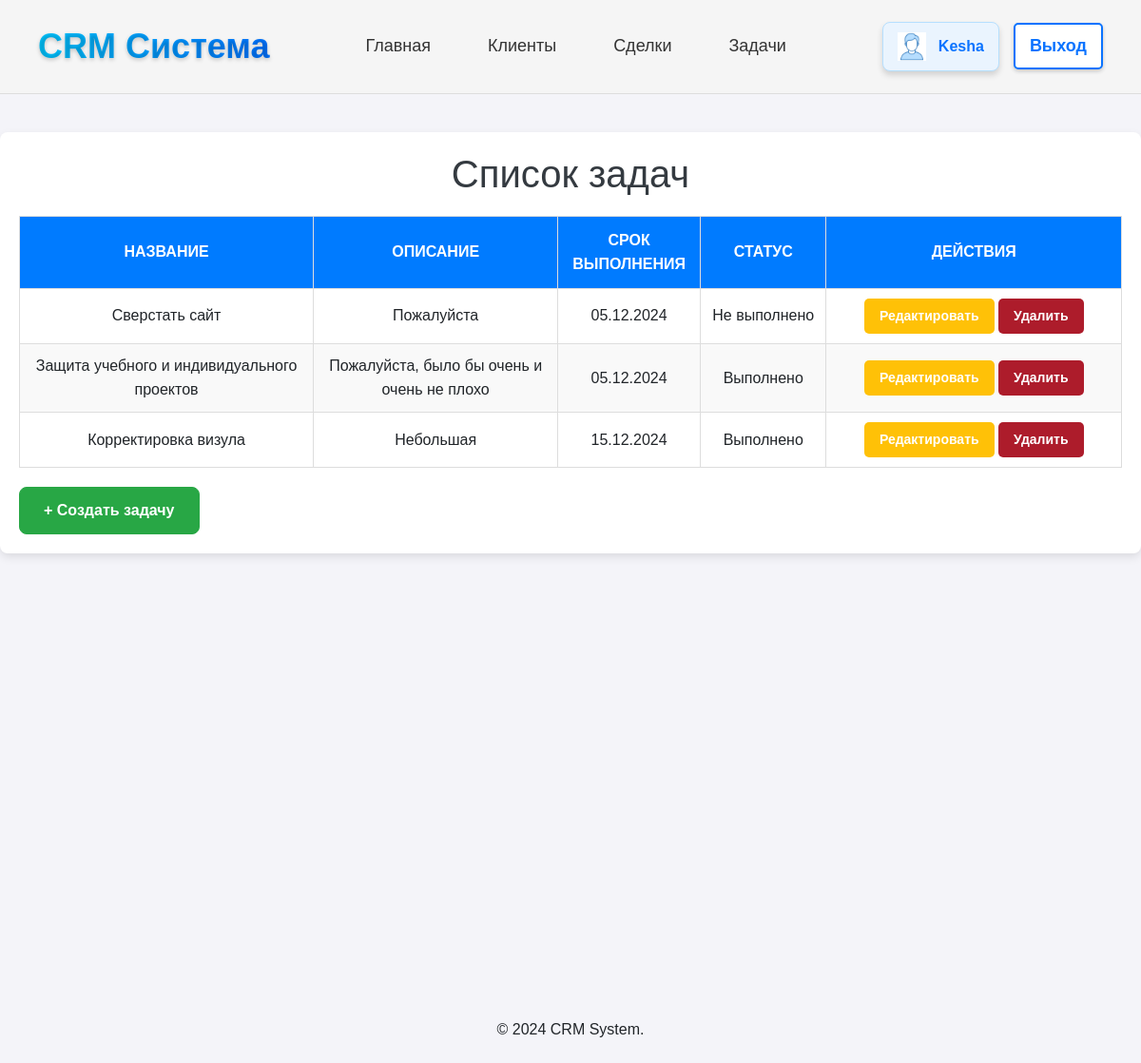
The app's page /task/ (signed in) with its own data.
### crm/models.py (models this page shows, shortened)
class Task(models.Model):
    title = models.CharField(default="", max_length=200, verbose_name="Название задачи")
    description = models.TextField(default="", blank=True, verbose_name="Описание")
    deadline = models.DateField( verbose_name="Срок выполнения")
    is_completed = models.BooleanField( verbose_name="Выполнена")

### crm/views.py (the view)
# urls.py: path('task/', views.task, name='task'),
def task(request):
    task = Task.objects.all()
    return render(request, 'crm/task.html', {'task': task})

### crm/templates/crm/task.html (shortened to what this page needs)
{% extends 'crm/base.html' %}
{% block content %}
<!DOCTYPE html>
<html lang="en">
<head>
</head>
<body>    <div class="container">
        <h1>Список задач</h1>
        <table>
            <thead>
                <tr>
                    <th>Название</th>
                    <th>Описание</th>
                    <th>Срок выполнения</th>
                    <th>Статус</th>
                    <th>Действия</th>
                </tr>
            </thead>
            <tbody>
                {% for task in task %}
                <tr>
                    <td>{{ task.title }}</td>
                    <td>{{ task.description }}</td>
                    <td>{{ task.deadline|date:"d.m.Y" }}</td>
                    <td>
                        {% if task.is_completed %}
                        Выполнено
                        {% else %}
                        Не выполнено
                        {% endif %}
                    </td>
                    <td>
                        <a href="{% url 'edit_task' task.id %}" class="btn btn-warning btn-sm">Редактировать</a>
                        <a href="{% url 'delete_task' task.id %}" onclick="return confirm('Вы уверены?');" class="btn btn-danger btn-sm">Удалить</a>
                    </td>
                </tr>
                {% empty %}
                <tr>
                    <td colspan="5" class="no-tasks">Нет задач</td>
                </tr>
                {% endfor %}
            </tbody>
        </table>
        <a href="{% url 'add_task' %}" class="btn btn-success mt-3">+ Создать задачу</a>
    </div>
</body>
</html>
{% endblock %}

### crm/templates/crm/base.html (shortened to what this page needs)
<!DOCTYPE html>
<html lang="en">
<head>
    {% load static %}
    <link rel="stylesheet" href="https://cdn.jsdelivr.net/npm/bootstrap@4.0.0/dist/css/bootstrap.min.css">
</head>
<body>
    <header>
        <nav style="display: flex; justify-content: space-between; align-items: center; padding: 20px 40px; background-color: #f5f5f5; border-bottom: 1px solid #ddd;">
            <div class="logo">
                CRM Система
            </div>
            <ul style="list-style: none; display: flex; gap: 30px; margin: 0; padding: 0;">
                <li>
                    <a href="{% url 'index' %}"
                        style="text-decoration: none; color: #333; font-size: 18px; font-weight: 500; position: relative; padding: 10px 15px; border-radius: 8px; transition: all 0.3s ease;">
                        Главная
                        </a>
                </li>
                <li>
                    <a href="{% url 'client_list' %}"
                    style="text-decoration: none; color: #333; font-size: 18px; font-weight: 500; position: relative; padding: 10px 15px; border-radius: 8px; transition: all 0.3s ease;">
                    Клиенты
                    </a>
                </li>
                <li>
                    <a href="{% url 'deals' %}"
                    style="text-decoration: none; color: #333; font-size: 18px; font-weight: 500; position: relative; padding: 10px 15px; border-radius: 8px; transition: all 0.3s ease;">
                    Сделки
                    </a>
                </li>
                <li>
                    <a href="{% url 'task' %}"
                    style="text-decoration: none; color: #333; font-size: 18px; font-weight: 500; position: relative; padding: 10px 15px; border-radius: 8px; transition: all 0.3s ease;">
                    Задачи
                    </a>
                </li>
            </ul>
            <div style="display: flex; align-items: center; gap: 15px;">
                {% if user.is_authenticated %}
                <span style="display: flex; align-items: center; background-color: #eaf4fe; padding: 10px 15px; border-radius: 8px; font-size: 16px; color: #0a73ff; font-weight: bold; border: 1px solid #b6dfff; box-shadow: 0px 4px 6px rgba(0, 0, 0, 0.15);">
                    <img src="/static/images/user_icon.png" alt="User Icon" style="width: 30px; height: 30px; margin-right: 8px;">
                    <b style="margin-left: 5px;">{{ user.get_username }}</b>
                </span>
                <a href="{% url 'logged_out' %}?next={{ request.path }}"
                style="text-decoration: none; color: #0a73ff; background-color: #fff; font-size: 18px; font-weight: bold; padding: 8px 15px; border: 2px solid #0a73ff; border-radius: 5px; box-shadow: 0 2px 4px rgba(0, 0, 0, 0.2); transition: all 0.3s ease;">
                Выход
                </a>
                {% endif %}
            </div>
        </nav>
    </header>
    <main>
        {% block content %}{% endblock %}
    </main>
    <div class="container-fluid mt-5 pb-5"></div>
    <div class="container-fluid mt-5 pb-5"></div>
    <div class="container-fluid mt-5 pb-5"></div>
    <div class="container-fluid mt-5 pb-5"></div>
    <div class="container-fluid mt-5 pb-5"></div>
    <footer bg-success text-light class="text-center py-2">
        <p>© 2024 CRM System.</p>
    </footer>
</body>
</html>

### crm/templates/crm/base.html (style rules this page uses)
.logo { font-size: 36px; font-weight: bold; background: linear-gradient(90deg, #00c6ff, #0072ff); -webkit-background-clip: text; -webkit-text-fill-color: transparent; position: relative; animation: blueGlow 2s infinite alternate; text-shadow: 0 2px 4px rgba(0, 0, 0, 0.2); cursor: pointer; transition: transform 0.3s ease, text-shadow 0.3s ease; }
ul li a { text-decoration: none; color: #333; font-size: 18px; font-weight: 500; position: relative; padding: 10px 15px; border-radius: 8px; transition: all 0.3s ease; }

### crm/templates/crm/task.html (style rules this page uses)
body { font-family: Arial, sans-serif; background-color: #f4f4f9; margin: 0; padding: 0; line-height: 1.6; }
.container { max-width: 1200px; margin: 40px auto; background-color: #fff; padding: 20px; box-shadow: 0 4px 10px rgba(0, 0, 0, 0.1); border-radius: 8px; position: relative; padding-bottom: 90px; }
h1 { text-align: center; color: #343a40; }
table { width: 100%; border-collapse: collapse; margin-top: 20px; }
table th { background: #007bff; color: #fff; text-transform: uppercase; }
table th, table td { padding: 12px 15px; border: 1px solid #ddd; box-sizing: border-box; text-align: center; vertical-align: middle; }
tbody td { padding: 10px; text-align: center; vertical-align: middle; border: 1px solid #ddd; word-wrap: break-word; }
tbody tr:nth-child(even) { background-color: #f9f9f9; }
thead th:nth-child(1), tbody td:nth-child(1) { width: 30%; }
thead th:nth-child(2), tbody td:nth-child(2) { width:25%; }
thead th:nth-child(5), tbody td:nth-child(5) { width:30%; }
thead th:nth-child(4), tbody td:nth-child(4) { width:12%; }
.btn { font-size: 14px; padding: 5px 10px; border-radius: 4px; color: #fff; text-decoration: none; cursor: pointer; display: inline-block; }
.btn.btn-success.mt-3 { position: absolute; bottom: 10px; left: 20px; padding: 12px 25px; background-color: #28a745; color: white; font-size: 16px; font-weight: bold; border-radius: 8px; cursor: pointer; text-decoration: none; transition: background-color 0.3s ease-in-out; display: inline-block; bottom: 20px }
.btn.btn-warning.btn-sm, .btn.btn-danger.btn-sm { padding: 8px 16px; border: none; border-radius: 5px; font-weight: bold; cursor: pointer; color: #fff; text-decoration: none; display: inline-block; }
.btn.btn-warning.btn-sm { background-color: #ffc107; }
.btn.btn-danger.btn-sm { background-color: #ad1c2b; }

### records on screen
Task: title "Сверстать сайт", description "Пожалуйста", deadline "05.12.2024", is_completed "Не выполнено"
Task: title "Защита учебного и индивидуального проектов", description "Пожалуйста, было бы очень и очень не плохо", deadline "05.12.2024", is_completed "Выполнено"
Task: title "Корректировка визула", description "Небольшая", deadline "15.12.2024", is_completed "Выполнено"

### other values on screen
{{ user.get_username }} "Kesha"
